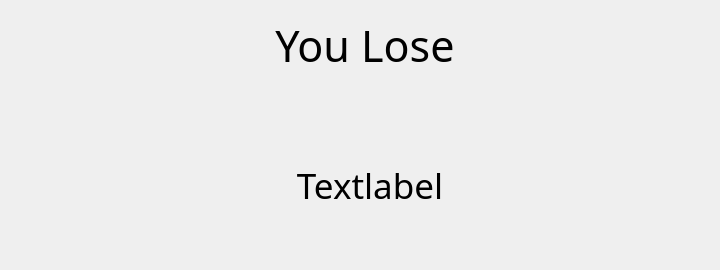
<?xml version="1.0" encoding="UTF-8"?>
<ui version="4.0">
    <class>Form</class>
    <widget class="QWidget" name="Form">
        <property name="enabled">
            <bool>true</bool>
        </property>
        <property name="geometry">
            <rect>
                <x>0</x>
                <y>0</y>
                <width>720</width>
                <height>270</height>
            </rect>
        </property>
        <property name="minimumSize">
            <size>
                <width>720</width>
                <height>270</height>
            </size>
        </property>
        <property name="maximumSize">
            <size>
                <width>720</width>
                <height>270</height>
            </size>
        </property>
        <property name="font">
            <font>
                <family>Unifont</family>
                <pointsize>22</pointsize>
            </font>
        </property>
        <property name="windowTitle">
            <string>You Lose</string>
        </property>
        <property name="windowIcon">
            <iconset>
                <normaloff>Launcher Asset/Logo.png</normaloff>Launcher Asset/Logo.png
            </iconset>
        </property>
        <property name="locale">
            <locale language="English" country="UnitedStates"/>
        </property>
        <widget class="QLabel" name="label">
            <property name="geometry">
                <rect>
                    <x>210</x>
                    <y>10</y>
                    <width>321</width>
                    <height>71</height>
                </rect>
            </property>
            <property name="font">
                <font>
                    <family>Unifont</family>
                    <pointsize>32</pointsize>
                </font>
            </property>
            <property name="locale">
                <locale language="English" country="UnitedStates"/>
            </property>
            <property name="text">
                <string>&lt;html&gt;&lt;head/&gt;&lt;body&gt;&lt;p&gt;You Lose&lt;/p&gt;&lt;/body&gt;&lt;/html&gt;
                </string>
            </property>
            <property name="alignment">
                <set>Qt::AlignCenter</set>
            </property>
        </widget>
        <widget class="QLabel" name="label_2">
            <property name="geometry">
                <rect>
                    <x>10</x>
                    <y>110</y>
                    <width>720</width>
                    <height>151</height>
                </rect>
            </property>
            <property name="minimumSize">
                <size>
                    <width>0</width>
                    <height>0</height>
                </size>
            </property>
            <property name="font">
                <font>
                    <family>Unifont</family>
                    <pointsize>26</pointsize>
                </font>
            </property>
            <property name="text">
                <string>Textlabel</string>
            </property>
            <property name="alignment">
                <set>Qt::AlignCenter</set>
            </property>
            <property name="wordWrap">
                <bool>true</bool>
            </property>
        </widget>
    </widget>
    <resources/>
    <connections/>
</ui>
